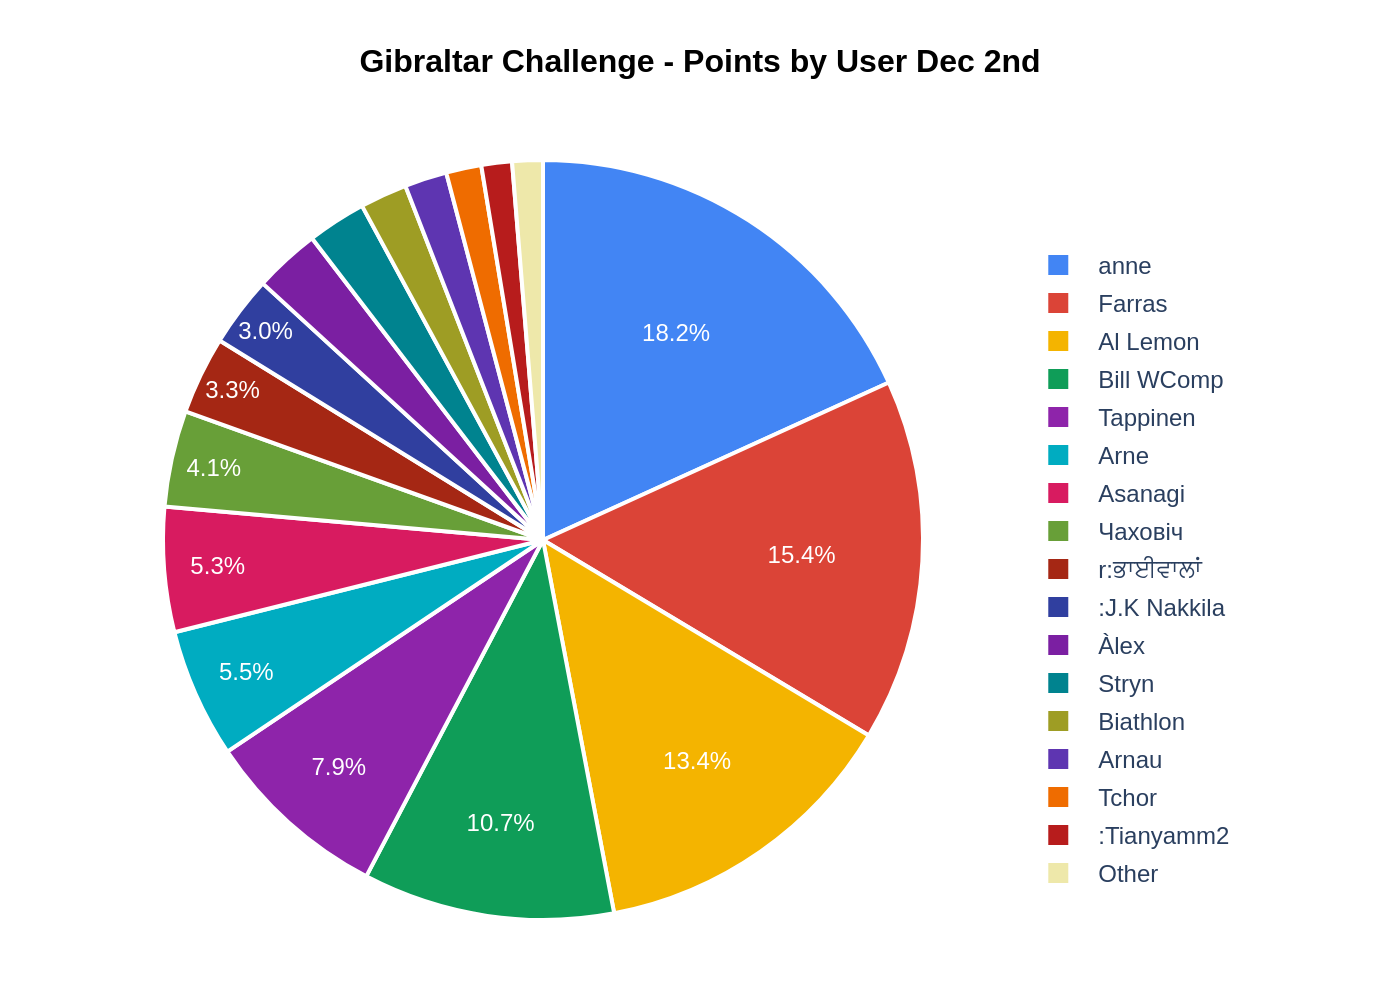

Generate this figure with Python:
import sys
import json
import pathlib
import plotly.graph_objects as go

if len(sys.argv) != 2:
    print("Usage: python script.py <path_to_json_file>")
    sys.exit(1)

json_path = sys.argv[1]
filename_base = pathlib.Path(json_path).stem

try:
    with open(json_path, 'r', encoding='utf-8') as f:
        chart_info = json.load(f)
except FileNotFoundError:
    print(f"Error: JSON file not found at {json_path}")
    sys.exit(1)
except json.JSONDecodeError:
    print(f"Error: Could not decode JSON from {json_path}")
    sys.exit(1)

chart_data = chart_info.get('chart_data', [])
texts = chart_info.get('texts', {})
colors = chart_info.get('colors', [])

labels = [d['label'] for d in chart_data]
values = [d['value'] for d in chart_data]

fig = go.Figure()

fig.add_trace(go.Pie(
    labels=labels,
    values=values,
    marker=dict(colors=colors, line=dict(color='#ffffff', width=2)),
    textinfo='percent',
    texttemplate='%{value:.1f}%',
    textfont=dict(family="Arial", size=12, color='white'),
    hoverinfo='label+percent',
    sort=False,
    direction='clockwise',
    insidetextorientation='horizontal',
))

title_text = f"<b>{texts.get('title', '')}</b>"

fig.update_layout(
    title=dict(
        text=title_text,
        x=0.5,
        y=0.95,
        xanchor='center',
        yanchor='top',
        font=dict(
            family="Arial",
            size=16,
            color='black'
        )
    ),
    legend=dict(
        orientation='v',
        yanchor="top",
        y=0.9,
        xanchor="left",
        x=1.02,
        font=dict(
            family="Arial",
            size=12
        )
    ),
    font=dict(
        family="Arial",
        size=12
    ),
    margin=dict(l=40, r=200, t=80, b=40),
    paper_bgcolor='white',
    plot_bgcolor='white',
    width=800,
    height=550
)

output_filename = f"{filename_base}.png"
fig.write_image(output_filename, scale=2)
print(f"Chart saved to {output_filename}")
